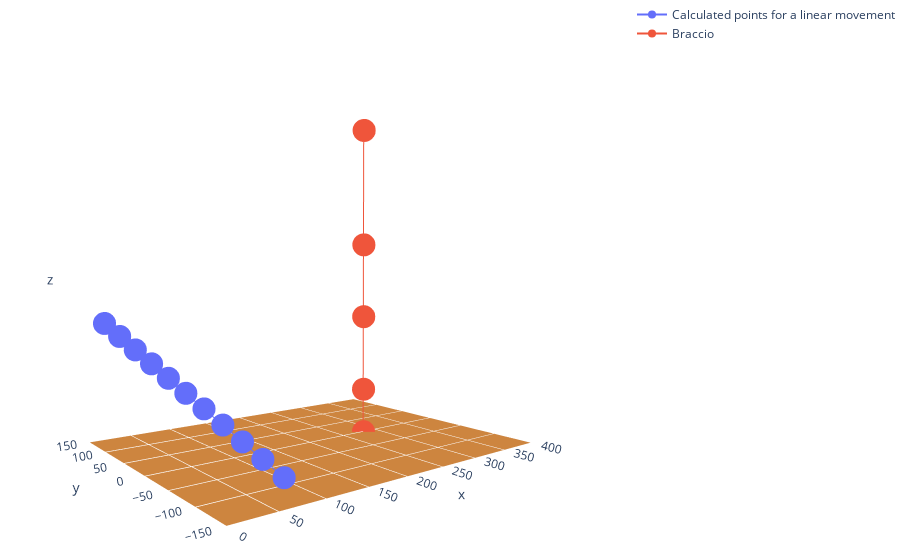

Write notebook code for a chart like this one.
### Code cell
splot = go.Scatter3d(x=data['x'], y=data['y'], z=data['z'], name='Calculated points for a linear movement')
braccio_plot = go.Scatter3d(x=data_braccio['x'], y=data_braccio['y'], z=data_braccio['z'], name='Braccio')

pdata = [splot, braccio_plot]

layout = go.Layout(
    scene = dict(
        camera=dict(
            up=dict(x=0, y=0, z=1),
            center=dict(x=0, y=0, z=0),
            eye=dict(x=-1.3, y=-1.7, z=0.06)
        ),
        xaxis = dict(range = [0,400], backgroundcolor="rgba(0,0,0,0)"),
        yaxis = dict(range = [-150,150], backgroundcolor="rgba(0,0,0,0)"),
        zaxis = dict(range = [0,265], backgroundcolor="rgba(205,133,63,1)", showticklabels=False),
        aspectmode='data'
    ),
    margin=dict(l=0, r=0, b=0, t=0)
)

fig = go.Figure(data=pdata, layout=layout)

fig.write_image('image.svg')
fig.show()

### Figure 1 — Plotly figure (JSON) as saved in the notebook; plotly's stock layout.template omitted (floating-point values rounded to 4 significant figures)
{"data": [{"name": "Calculated points for a linear movement", "type": "scatter3d", "x": [78.83, 70.95, 63.06, 55.18, 47.3, 39.41, 31.53, 23.65, 15.77, 7.883, 1.243e-14], "y": [-116.7, -95.05, -73.38, -51.71, -30.03, -8.362, 13.31, 34.98, 56.66, 78.33, 100.0], "z": [10.1, 19.09, 28.08, 37.07, 46.06, 55.05, 64.04, 73.03, 82.02, 91.01, 100]}, {"name": "Braccio", "type": "scatter3d", "x": [281, 281, 281, 281, 281], "y": [0, 0, 0, 0, 0], "z": [0, 37, 100, 162, 260]}], "layout": {"margin": {"b": 0, "l": 0, "r": 0, "t": 0}, "scene": {"aspectmode": "data", "camera": {"center": {"x": 0, "y": 0, "z": 0}, "eye": {"x": -1.3, "y": -1.7, "z": 0.06}, "up": {"x": 0, "y": 0, "z": 1}}, "xaxis": {"backgroundcolor": "rgba(0,0,0,0)", "range": [0, 400]}, "yaxis": {"backgroundcolor": "rgba(0,0,0,0)", "range": [-150, 150]}, "zaxis": {"backgroundcolor": "rgba(205,133,63,1)", "range": [0, 265], "showticklabels": false}}}}
